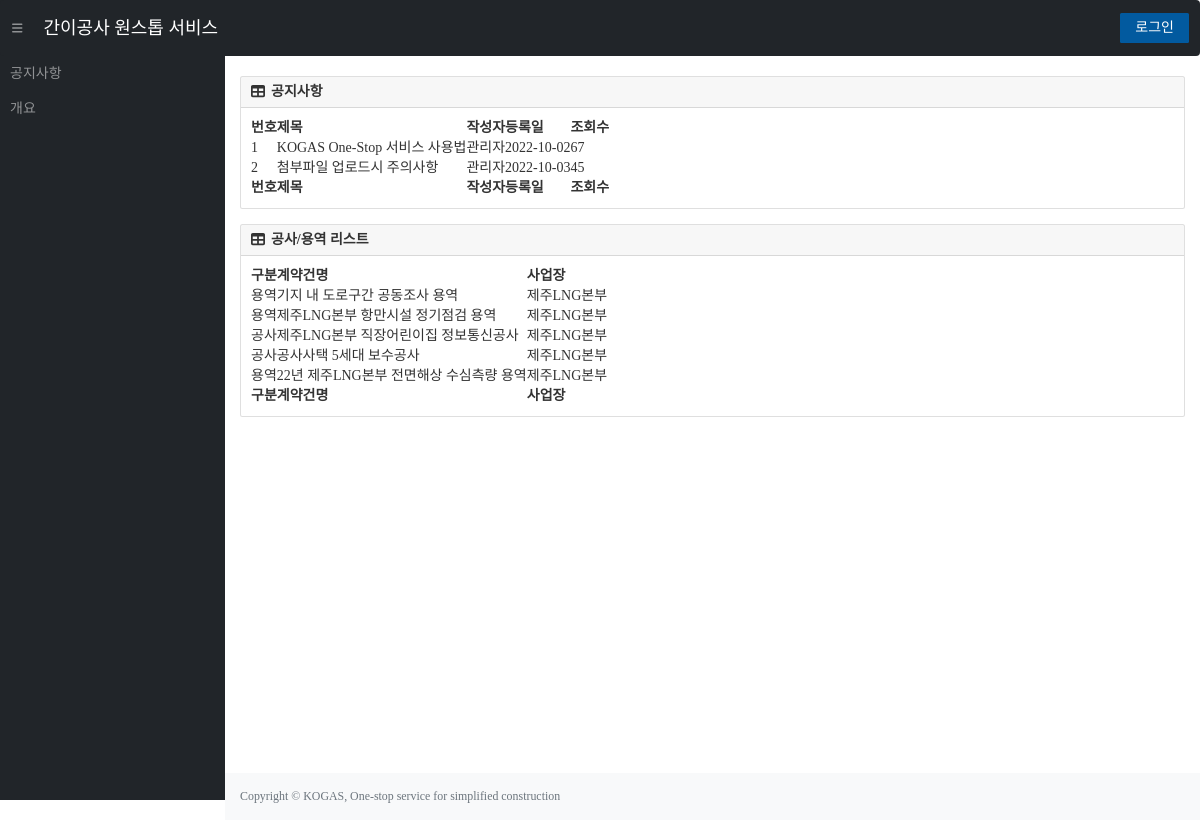
Before: / with the older database file.
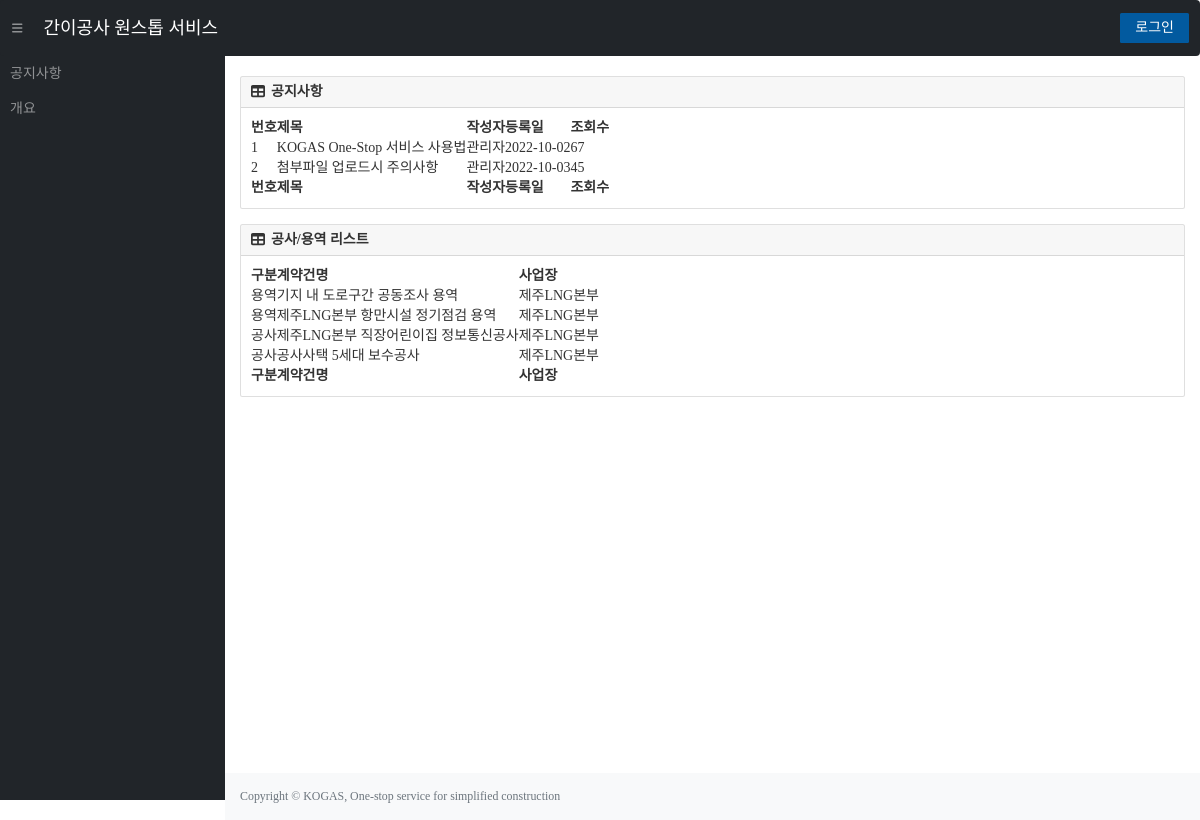
After: the same page with the newer database file.
### tables this page shows
CREATE TABLE "constructionList" (
	"contractNum"	TEXT UNIQUE,
	"title"	TEXT,
	"department"	TEXT,
	"company"	TEXT,
	"supervisor"	TEXT,
	"s_contact"	TEXT,
	"contractAmount"	NUMERIC,
	"deposit_rate"	NUMERIC,
	"fault_rate"	NUMERIC,
	"progress"	INTEGER,
	"s_position"	TEXT,
	"s_email"	TEXT,
	"class_code"	TEXT,
	"budget_course"	TEXT,
	"start_date"	TEXT,
	"contract_completion"	TEXT,
	"real_completion"	TEXT,
	"summary"	TEXT,
	"company2"	TEXT,
	"company2_amount"	NUMERIC,
	"company3"	TEXT,
	"company3_amount"	NUMERIC,
	PRIMARY KEY("contractNum")
);

### app.py (the view)
@app.route('/')
def index():
    con = sqlite3.connect(path.join(ROOT, 'KOGAS.db'))
    cur = con.cursor()
    sql = f"SELECT * FROM constructionList"
    cur.execute(sql)
    list = cur.fetchall()
    list = sorted(list, key=lambda x : x[0], reverse=True)
    session['logFlag_b'] = False
    session['contractNum'] = False
    return render_template('index.html',supervisor=session.get('supervisor'), login=session.get('logFlag'), constructionList=list)

### templates/index.html (shortened to what this page needs)
<!DOCTYPE html>
<html lang="ko">
<head>
    <link href="https://cdn.jsdelivr.net/npm/simple-datatables@latest/dist/style.css" rel="stylesheet" />
    <link rel="stylesheet" href="{{ url_for('static', filename='css/main.css') }}">|
    <link rel="stylesheet" href="{{ url_for('static', filename='css/modal.css') }}">
    <link rel="stylesheet" href="http://maxcdn.bootstrapcdn.com/bootstrap/3.3.6/css/bootstrap.min.css">
</head>
<body class="sb-nav-fixed">
    <nav class="sb-topnav navbar navbar-expand navbar-dark bg-dark">
        <button class="btn btn-link btn-sm order-1 order-lg-0 me-4 me-lg-0" id="sidebarToggle" href="#!"><i
                class="fas fa-bars"></i></button>
        <a class="navbar-brand ps-3" href="{{ url_for('index') }}">
            간이공사 원스톱 서비스 </a>
        <div class="d-none d-md-inline-block form-inline ms-auto me-0 me-md-3 my-2 my-md-0">
            <div style="text-align: center;">
                {% if login == True %}
                <form action="{{url_for('logout')}}" method="post" style="display :inline-block;">
                    <input type="hidden" id="userInput" name="userInput">
                    <button type="submit" class="cBtn find-btn1" style="display :inline-block;" name="free_button"
                        value="free_button" onClick="confirmBooking('{{supervisor}}')"> 로그아웃 </button>
                </form>
                {% else %}
                <a href="{{ url_for('login') }}"><button class="cBtn find-btn1">로그인</button></a>
                {% endif %}
            </div>
        </div>
    </nav>
    <div id="layoutSidenav">
        <div id="layoutSidenav_nav">
            <nav class="sb-sidenav accordion sb-sidenav-dark" id="sidenavAccordion">
                <div class="sb-sidenav-menu">
                    <div class="nav">
                        <a class="nav-link" href="#">공지사항</a>
                        <a class="nav-link" href="#">개요</a>
                    </div>
                </div>
            </nav>
        </div>
        <div id="layoutSidenav_content">
            <main>
                <div class="container-fluid px-4">
                    {% block main %}
                    <div class="card mb-4">
                        <div class="card-header">
                            <i class="fas fa-table me-1"></i>
                            <b>공지사항</b>
                        </div>
                        <div class="card-body">
                            <table id="datatablesSimple1">
                                <thead>
                                    <tr>
                                        <th>번호</th>
                                        <th>제목</th>
                                        <th>작성자</th>
                                        <th>등록일</th>
                                        <th>조회수</th>
                                    </tr>
                                </thead>
                                <tfoot>
                                    <tr>
                                        <th>번호</th>
                                        <th>제목</th>
                                        <th>작성자</th>
                                        <th>등록일</th>
                                        <th>조회수</th>
                                    </tr>
                                </tfoot>
                                <tbody>
                                    <tr onclick="location.href='#';" style="cursor:pointer;">
                                        <td>1</td>
                                        <td>KOGAS One-Stop 서비스 사용법</td>
                                        <td>관리자</td>
                                        <td>2022-10-02</td>
                                        <td>67</td>
                                    </tr>
                                    <tr onclick="location.href='#';" style="cursor:pointer;">
                                        <td>2</td>
                                        <td>첨부파일 업로드시 주의사항</td>
                                        <td>관리자</td>
                                        <td>2022-10-03</td>
                                        <td>45</td>
                                    </tr>
                                </tbody>
                            </table>
                        </div>
                    </div>
                    <div class="card mb-4">
                        <div class="card-header"
                            style="display: flex; align-items: center; justify-content: space-between;">
                            <div>
                                <i class="fas fa-table me-1"></i>
                                <b>공사/용역 리스트</b>
                            </div>
                        </div>
                        <div class="card-body">
                            <table id="datatablesSimple2">
                                <thead>
                                    <tr>
                                        <th>구분</th>
                                        <th>계약건명</th>
                                        <th>사업장</th>
                                    </tr>
                                </thead>
                                <tfoot>
                                    <tr>
                                        <th>구분</th>
                                        <th>계약건명</th>
                                        <th>사업장</th>
                                    </tr>
                                </tfoot>
                                <tbody>
                                    {% for construction in constructionList %}
                                    <tr onclick="location.href='/pr/{{construction[0]}}';" style="cursor:pointer;">
                                        <td>{{construction[12]}}</td>
                                        <td>{{construction[1]}}</td>
                                        <td>{{construction[2]}}</td>
                                    </tr>
                                    {% endfor %}
                                </tbody>
                            </table>
                        </div>
                    </div>
                    {% endblock %}
                </div>
            </main>
            <footer class="py-4 bg-light mt-auto">
                <div class="container-fluid px-4">
                    <div class="d-flex align-items-center justify-content-between small">
                        <div class="text-muted">Copyright &copy; KOGAS, One-stop service for simplified construction
                        </div>
                    </div>
                </div>
            </footer>
        </div>
    </div>
</body>
</html>

Changed rows visible on the page:
removed constructionList: class_code "용역", title "22년 제주LNG본부 전면해상 수심측량 용역", department "제주LNG본부"
